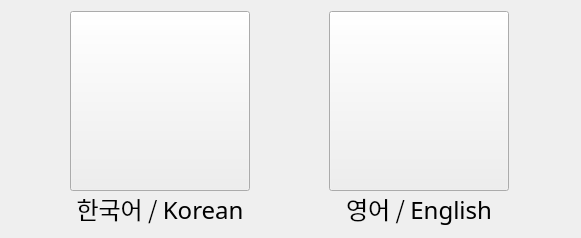
       <widget class="QWidget" name="gridLayoutWidget_3">
        <property name="geometry">
         <rect>
          <x>50</x>
          <y>620</y>
          <width>581</width>
          <height>211</height>
         </rect>
        </property>
        <layout class="QGridLayout" name="numb2_lang">
         <property name="horizontalSpacing">
          <number>20</number>
         </property>
         <property name="verticalSpacing">
          <number>0</number>
         </property>
         <item row="1" column="1">
          <widget class="QLabel" name="eng_lbl">
           <property name="sizePolicy">
            <sizepolicy hsizetype="Preferred" vsizetype="Fixed">
             <horstretch>0</horstretch>
             <verstretch>0</verstretch>
            </sizepolicy>
           </property>
           <property name="font">
            <font>
             <family>휴먼모음T</family>
             <pointsize>18</pointsize>
            </font>
           </property>
           <property name="text">
            <string>영어 / English</string>
           </property>
           <property name="alignment">
            <set>Qt::AlignCenter</set>
           </property>
          </widget>
         </item>
         <item row="1" column="0">
          <widget class="QLabel" name="kor_lbl">
           <property name="sizePolicy">
            <sizepolicy hsizetype="Preferred" vsizetype="Fixed">
             <horstretch>0</horstretch>
             <verstretch>0</verstretch>
            </sizepolicy>
           </property>
           <property name="font">
            <font>
             <family>휴먼모음T</family>
             <pointsize>18</pointsize>
            </font>
           </property>
           <property name="text">
            <string>한국어 / Korean</string>
           </property>
           <property name="alignment">
            <set>Qt::AlignCenter</set>
           </property>
          </widget>
         </item>
         <item row="0" column="0">
          <widget class="QPushButton" name="numb2_kor">
           <property name="sizePolicy">
            <sizepolicy hsizetype="Fixed" vsizetype="Fixed">
             <horstretch>0</horstretch>
             <verstretch>0</verstretch>
            </sizepolicy>
           </property>
           <property name="minimumSize">
            <size>
             <width>180</width>
             <height>180</height>
            </size>
           </property>
           <property name="text">
            <string/>
           </property>
           <property name="icon">
            <iconset>
             <normaloff>resources/numb2/south-korea.png</normaloff>resources/numb2/south-korea.png</iconset>
           </property>
           <property name="iconSize">
            <size>
             <width>150</width>
             <height>150</height>
            </size>
           </property>
          </widget>
         </item>
         <item row="0" column="1">
          <widget class="QPushButton" name="numb2_eng">
           <property name="sizePolicy">
            <sizepolicy hsizetype="Fixed" vsizetype="Fixed">
             <horstretch>0</horstretch>
             <verstretch>0</verstretch>
            </sizepolicy>
           </property>
           <property name="minimumSize">
            <size>
             <width>180</width>
             <height>180</height>
            </size>
           </property>
           <property name="text">
            <string/>
           </property>
           <property name="icon">
            <iconset>
             <normaloff>resources/numb2/united-states.png</normaloff>resources/numb2/united-states.png</iconset>
           </property>
           <property name="iconSize">
            <size>
             <width>150</width>
             <height>150</height>
            </size>
           </property>
          </widget>
         </item>
        </layout>
       </widget>
